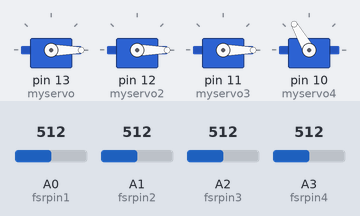
Bench run of a sketch on a simulated Arduino Uno, built with avr-gcc and run on an emulated ATmega328P. On the bench: 4 × servo. The inputs (shaded band) are chosen by the test bench; at power-on: A0 (fsrpin1) = 512, A1 (fsrpin2) = 512, A2 (fsrpin3) = 512, A3 (fsrpin4) = 512. What the sketch prints to the serial monitor is not drawn.

Above: at 0.3 s.
Timing chart, 0 to 1.8 s (numbered marks = the images above):
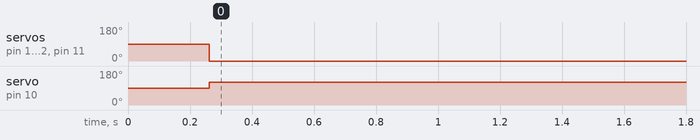

The sketch:

4servowithbuttons.ino
```cpp
/* Example code to use Force Sensitive Resistor (FSR) as toggle switch to control LED. More info: https://www.makerguides.com */
#include <Servo.h>
#include <SoftwareSerial.h>
Servo myservo;  // create servo object to control a servo
Servo myservo2;  // create servo object to control a servo
Servo myservo3;
Servo myservo4;

// Define pins:
#define fsrpin1 A0
#define fsrpin2 A1
#define fsrpin3 A2
#define fsrpin4 A3


// Define variables:
int fsrReading; // The current reading from the FSR
int fsrReading2; // The current reading from the FSR
int fsrReading3; // The current reading from the FSR
int fsrReading4; // The current reading from the FSR

int state = LOW; // The current state of the output pin
int previous = 0; // The previous reading from the FSR
int state2 = LOW;
int previous2 = 0;
int state3 = LOW;
int previous3 = 0;
int state4 = LOW;
int previous4 = 0;

bool isDropped1;
bool isDropped2;
bool isDropped3;
bool isDropped4;

//===============================
bool lightIsOn = true;
SoftwareSerial Bluetooth(7, 8);


// The follow variables are long's because the time, measured in miliseconds, will quickly become a bigger number than can be stored in an int:
long time = 0;  // The last time the output pin was toggled
long debounce = 40; // The debounce time, increase if the output flickers
void setup() {
  // Begin serial communication at a baud rate of 9600:
  Serial.begin(9600);
  // Set ledpin as output:


  //--------------------------------------
  myservo.attach(13);  // attaches the servo on pin 11 to the servo object
  myservo2.attach(12);
  myservo3.attach(11);
  myservo4.attach(10);
  //=============
  Bluetooth.begin(9600);
}


void loop() {
  // Read the FSR pin and store the output as fsrreading:
  fsrReading = analogRead(fsrpin1);
  fsrReading2 = analogRead(fsrpin2);
  fsrReading3 = analogRead(fsrpin3);
  fsrReading4 = analogRead(fsrpin4);
  delay(100);
  // Print the fsrreading in the serial monitor:
//   Serial.print("sensor1: ");
//  Serial.println(fsrReading);
//     Serial.print("sensor2: ");
//  Serial.println(fsrReading2);
//       Serial.print("sensor3: ");
//  Serial.println(fsrReading3);
//       Serial.print("sensor4: ");
//  Serial.println(fsrReading4);

  // If the input just went from below 500 to above 500 and we've waited long enough to ignore any noise on the circuit, toggle the output pin and remember the time:
  if (fsrReading > 200 && previous < 200 && millis() - time > debounce) {
    isDropped1 = true;
    Serial.print("Shit happened 1");
    time = millis();
  }
  delay(debounce);
  previous = fsrReading;

  if (fsrReading2 > 200 && previous2 < 200 && millis() - time > debounce) {
      isDropped2 = true;
      Serial.print("Shit happened 2");
    time = millis();
  }

  delay(debounce);
  previous2 = fsrReading2;

    if (fsrReading3 > 200 && previous3 < 200 && millis() - time > debounce) {
     isDropped3 = true;
     Serial.print("Shit happened 3");
    time = millis();
  }

  delay(debounce);
  previous3 = fsrReading3;

  if (fsrReading4 > 200 && previous4 < 200 && millis() - time > debounce) {
      isDropped4 = true;
      Serial.print("Shit happened 4");
    time = millis();
  }
  //digitalWrite(ledpin4, state4);
  delay(debounce);
  previous4 = fsrReading4;


 //=============================
 int command;
 bool isReset = false;

 myservo.write(0);
 myservo2.write(0);
 myservo3.write(0);
 myservo4.write(120);

  //if (Bluetooth.available()) {
   // command = Bluetooth.read();
    //if (command == 48)
    if(isDropped1 && isDropped2 && isDropped3 && isDropped4){
    {
      isReset == true;
      Serial.println("isReset set to true");
      Serial.println("0 / ON");
        myservo.write(120);
       // Serial.println(myservo.read());
       // Serial.println(myservo2.read());
        lightIsOn = true;
        delay (800);
        Serial.println("1 / OFF");

      myservo2.write(120);
       delay (800);
      myservo3.write(120);
      delay(800);
      myservo4.write(0);
      delay (800);
       myservo.write(0);
       myservo2.write(0);
       myservo3.write(0);
       myservo4.write(120);
     // Serial.println(myservo.read());
     // Serial.println(myservo2.read());
      lightIsOn = false;
      delay(300);

      isDropped1 = false;
      isDropped2 = false;
      isDropped3 = false;
      isDropped4 = false;

    }

//    else if (command == 49)
//    {
//      isReset == false;
//      Serial.println("isReset set to false");
//    }
//
//    switch (isReset) {
//      case true:
//      Serial.println("0 / ON");
//        myservo.write(90);
//        myservo2.write(10);
//       // Serial.println(myservo.read());
//       // Serial.println(myservo2.read());
//        lightIsOn = true;
//        delay (100);
//        break;
//        case false:
//          // A zero value input will turn off the LED
//      Serial.println("1 / OFF");
//      myservo.write(10);
//      myservo2.write(90);
//     // Serial.println(myservo.read());
//     // Serial.println(myservo2.read());
//      lightIsOn = false;
//      delay (100);
//      }


  }

}
//}
```

Measured:
- by itself, servo on pin 13 (myservo), servo on pin 12 (myservo2), servo on pin 11 (myservo3): 90° → 0° at 0.26 s
- by itself, servo on pin 10 (myservo4): 90° → 120° at 0.26 s
